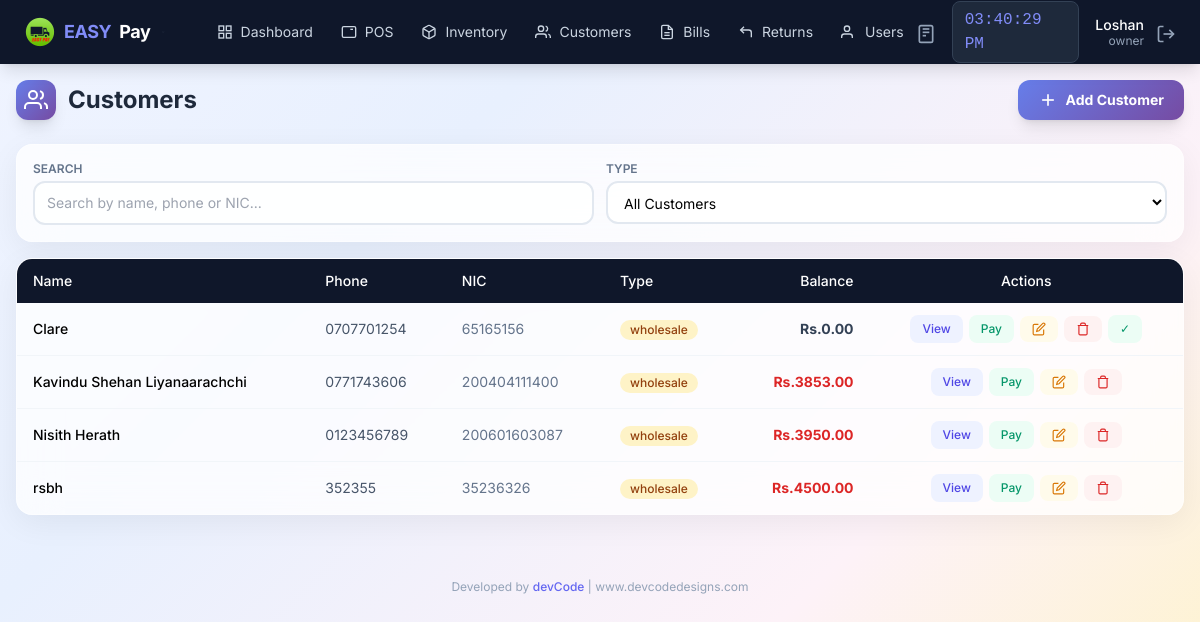
Page /customer/list (signed in) on the committed database.
### app/models/user.py (models this page shows, shortened)
class User(UserMixin, db.Model):
    __tablename__ = 'users'
    id = db.Column(db.Integer, primary_key=True)
    username = db.Column(db.String(50), unique=True, nullable=False)
    email = db.Column(db.String(120), unique=True, nullable=False)
    password_hash = db.Column(db.String(255), nullable=False)
    role = db.Column(db.String(20), default='staff')  # owner, manager, staff
    is_active = db.Column(db.Boolean, default=True)
    created_at = db.Column(db.DateTime, default=datetime.now)
    last_login = db.Column(db.DateTime)
    orders = db.relationship('Order', backref='cashier_rel', lazy=True, foreign_keys='Order.user_id')

### app/models/customer.py (models this page shows, shortened)
class Customer(db.Model):
    __tablename__ = 'customers'
    id = db.Column(db.Integer, primary_key=True)
    name = db.Column(db.String(100), nullable=False)
    phone = db.Column(db.String(20), unique=True, nullable=False)
    email = db.Column(db.String(120))
    address = db.Column(db.Text)
    nic = db.Column(db.String(20), unique=True, nullable=False)  # National ID Card - mandatory & unique
    customer_type = db.Column(db.String(20), default='retail')
    balance = db.Column(db.Float, default=0.0)
    total_purchases = db.Column(db.Float, default=0.0)
    total_paid = db.Column(db.Float, default=0.0)
    is_active = db.Column(db.Boolean, default=True)
    notes = db.Column(db.Text)
    created_at = db.Column(db.DateTime, default=datetime.now)
    updated_at = db.Column(db.DateTime, default=datetime.now, onupdate=datetime.now)
    orders = db.relationship('Order', backref='customer_rel', lazy=True)
    payments = db.relationship('Payment', backref='customer_rel', lazy=True)

### app/routes/customer.py (the view)
@customer_bp.route('/list')
@login_required
def list_customers():
    customers = Customer.query.filter_by(is_active=True).order_by(Customer.customer_type, Customer.name).all()
    return render_template('customer/list.html', customers=customers)

### app/templates/customer/list.html (shortened to what this page needs)
{% extends "base.html" %}
{% block content %}
<div class="max-w-7xl mx-auto px-2 sm:px-4 py-3 sm:py-4">
    <div class="flex flex-col sm:flex-row justify-between items-start sm:items-center gap-2 sm:gap-3 mb-4 sm:mb-6">
        <h1 class="text-lg sm:text-2xl font-bold text-slate-800 flex items-center gap-2 sm:gap-3">
            <span class="w-8 h-8 sm:w-10 sm:h-10 gradient-indigo rounded-lg sm:rounded-xl flex items-center justify-center shadow-lg flex-shrink-0">
                <svg class="w-4 h-4 sm:w-6 sm:h-6 text-white" viewBox="0 0 24 24" fill="none" stroke="currentColor" stroke-width="2">
                    <path d="M17 21v-2a4 4 0 0 0-4-4H5a4 4 0 0 0-4 4v2"></path>
                    <circle cx="9" cy="7" r="4"></circle>
                    <path d="M23 21v-2a4 4 0 0 0-3-3.87"></path>
                    <path d="M16 3.13a4 4 0 0 1 0 7.75"></path>
                </svg>
            </span>
            <span class="xs:hidden">Customers</span>
        </h1>
        <button onclick="showAddCustomer()" class="gradient-indigo text-white px-3 sm:px-5 py-2 sm:py-2.5 rounded-xl font-bold hover:opacity-90 transition flex items-center gap-1.5 sm:gap-2 shadow-lg text-xs sm:text-sm w-full sm:w-auto justify-center">
            <svg class="w-4 h-4 sm:w-5 sm:h-5" viewBox="0 0 24 24" fill="none" stroke="currentColor" stroke-width="2">
                <line x1="12" y1="5" x2="12" y2="19"></line>
                <line x1="5" y1="12" x2="19" y2="12"></line>
            </svg>
            Add Customer
        </button>
    </div>
    <div class="glass-card rounded-xl sm:rounded-2xl p-3 sm:p-4 mb-3 sm:mb-4">
        <div class="grid grid-cols-1 sm:grid-cols-2 gap-2 sm:gap-3">
            <div>
                <label class="block text-[10px] sm:text-xs font-semibold text-slate-500 uppercase mb-1">Search</label>
                <input type="text" id="custSearch" class="w-full border-2 border-slate-200 rounded-lg sm:rounded-xl px-2 sm:px-3 py-1.5 sm:py-2.5 text-xs sm:text-sm bg-white/80 focus:border-indigo-400 focus:outline-none"
                       placeholder="Search by name, phone or NIC..." onkeyup="filterTable()">
            </div>
            <div>
                <label class="block text-[10px] sm:text-xs font-semibold text-slate-500 uppercase mb-1">Type</label>
                <select id="typeFilter" class="w-full border-2 border-slate-200 rounded-lg sm:rounded-xl px-2 sm:px-3 py-1.5 sm:py-2.5 text-xs sm:text-sm bg-white/80 focus:border-indigo-400 focus:outline-none" onchange="filterTable()">
                    <option value="all">All Customers</option>
                </select>
            </div>
        </div>
    </div>
    <div class="hidden lg:block glass-card rounded-2xl overflow-hidden">
        <div class="overflow-x-auto">
            <table class="w-full text-sm" id="custTable">
                <thead>
                    <tr class="bg-slate-900 text-white">
                        <th class="px-4 py-3 text-left font-medium">Name</th>
                        <th class="px-4 py-3 text-left font-medium">Phone</th>
                        <th class="px-4 py-3 text-left font-medium">NIC</th>
                        <th class="px-4 py-3 text-left font-medium">Type</th>
                        <th class="px-4 py-3 text-right font-medium">Balance</th>
                        <th class="px-4 py-3 text-center font-medium">Actions</th>
                    </tr>
                </thead>
                <tbody class="divide-y divide-slate-100">
                    {% for customer in customers %}
                    <tr class="hover:bg-slate-50 transition customer-row" data-type="{{ customer.customer_type }}">
                        <td class="px-4 py-3 font-medium">{{ customer.name }}</td>
                        <td class="px-4 py-3 text-slate-600">{{ customer.phone }}</td>
                        <td class="px-4 py-3 text-slate-500">{{ customer.nic or '-' }}</td>
                        <td class="px-4 py-3">
                            <span class="inline-flex items-center px-2.5 py-0.5 rounded-full text-xs font-medium {{ 'bg-amber-100 text-amber-800' if customer.customer_type == 'wholesale' else 'bg-blue-100 text-blue-800' }}">
                                {{ customer.customer_type }}
                            </span>
                        </td>
                        <td class="px-4 py-3 text-right font-bold {{ 'text-red-600' if customer.balance > 0 else 'text-slate-700' }}">Rs.{{ "%.2f"|format(customer.balance) }}</td>
                        <td class="px-4 py-3">
                            <div class="flex items-center justify-center gap-1.5">
                                <button onclick="viewCustomer({{ customer.id }})" class="px-3 py-1.5 bg-indigo-50 text-indigo-600 text-xs font-medium rounded-lg hover:bg-indigo-100">View</button>
                                <button onclick="showPayment({{ customer.id }}, '{{ customer.name }}', {{ customer.balance }})" class="px-3 py-1.5 bg-emerald-50 text-emerald-600 text-xs font-medium rounded-lg hover:bg-emerald-100">Pay</button>
                                {% if current_user.role in ['owner','manager'] %}
                                <button onclick="editCustomer({{ customer.id }})" class="px-3 py-1.5 bg-amber-50 text-amber-600 text-xs font-medium rounded-lg hover:bg-amber-100">
                                    <svg class="w-3.5 h-3.5" viewBox="0 0 24 24" fill="none" stroke="currentColor" stroke-width="2"><path d="M11 4H4a2 2 0 0 0-2 2v14a2 2 0 0 0 2 2h14a2 2 0 0 0 2-2v-7"></path><path d="M18.5 2.5a2.121 2.121 0 0 1 3 3L12 15l-4 1 1-4 9.5-9.5z"></path></svg>
                                </button>
                                {% endif %}
                                {% if current_user.role in ['owner','manager'] %}
                                <button onclick="confirmDelete({{ customer.id }}, '{{ customer.name }}')" class="px-3 py-1.5 bg-red-50 text-red-600 text-xs font-medium rounded-lg hover:bg-red-100">
                                    <svg class="w-3.5 h-3.5" viewBox="0 0 24 24" fill="none" stroke="currentColor" stroke-width="2"><polyline points="3 6 5 6 21 6"></polyline><path d="M19 6v14a2 2 0 0 1-2 2H7a2 2 0 0 1-2-2V6m3 0V4a2 2 0 0 1 2-2h4a2 2 0 0 1 2 2v2"></path></svg>
                                </button>
                                {% if customer.balance == 0 %}
                                <button onclick="confirmSettle({{ customer.id }}, '{{ customer.name }}')" class="px-3 py-1.5 bg-emerald-50 text-emerald-600 text-xs font-medium rounded-lg hover:bg-emerald-100" title="Settle pending orders">✓</button>
                                {% endif %}
                                {% endif %}
                            </div>
                        </td>
                    </tr>
                    {% else %}
                    <tr><td colspan="6" class="px-4 py-8 text-center text-slate-400">No customers found</td></tr>
                    {% endfor %}
                </tbody>
            </table>
        </div>
    </div>
</div>
{% endblock %}

### app/templates/base.html (shortened to what this page needs)
<!DOCTYPE html>
<html lang="en">
<head>
    <script src="https://cdn.tailwindcss.com"></script>
</head>
<body class="bg-slate-100 min-h-screen">
    <nav class="bg-slate-900 text-white shadow-lg fixed top-0 left-0 right-0 z-50">
        <div class="flex justify-between items-center px-4 lg:px-6 h-16">
            <div class="flex items-center gap-6">
                <div class="relative">
                    <button onclick="toggleModeMenu()" class="flex items-center gap-2 text-lg font-bold tracking-tight hover:opacity-80 transition cursor-pointer">
                        <img src="{{ url_for('static', filename='img/easypay-logo.png') }}"
                            alt="EASY PAY"
                            class="w-8 h-8 object-contain">
                        <span class="text-indigo-400">EASY</span>Pay
                        <svg class="w-4 h-4 text-slate-400 ml-1" viewBox="0 0 24 24" fill="none" stroke="currentColor" stroke-width="2">
                            <polyline points="6 9 12 15 18 9"></polyline>
                        </svg>
                    </button>
                </div>
                {% if current_user.is_authenticated %}
                <div class="hidden lg:flex items-center gap-1 ml-4">
                    <a href="{{ url_for('pos.dashboard') }}" class="nav-link px-3 py-2 text-sm text-slate-300 hover:text-white flex items-center gap-2">
                        <svg class="icon-sm" viewBox="0 0 24 24" fill="none" stroke="currentColor" stroke-width="2">
                            <rect x="3" y="3" width="7" height="7"></rect><rect x="14" y="3" width="7" height="7"></rect>
                            <rect x="14" y="14" width="7" height="7"></rect><rect x="3" y="14" width="7" height="7"></rect>
                        </svg>
                        Dashboard
                    </a>
                    <a href="{{ url_for('pos.terminal') }}" class="nav-link px-3 py-2 text-sm text-slate-300 hover:text-white flex items-center gap-2">
                        <svg class="icon-sm" viewBox="0 0 24 24" fill="none" stroke="currentColor" stroke-width="2">
                            <rect x="2" y="4" width="20" height="16" rx="2"></rect>
                            <line x1="6" y1="8" x2="6" y2="8"></line><line x1="10" y1="8" x2="10" y2="8"></line>
                            <line x1="14" y1="8" x2="18" y2="8"></line>
                        </svg>
                        POS
                    </a>
                    {% if current_user.role in ['owner','manager','reviewer'] %}
                    <a href="{{ url_for('inventory.manage') }}" class="nav-link px-3 py-2 text-sm text-slate-300 hover:text-white flex items-center gap-2">
                        Inventory
                    </a>
                    {% endif %}
                    <a href="{{ url_for('customer.list_customers') }}" class="nav-link px-3 py-2 text-sm text-slate-300 hover:text-white flex items-center gap-2">
                        <svg class="icon-sm" viewBox="0 0 24 24" fill="none" stroke="currentColor" stroke-width="2">
                            <path d="M17 21v-2a4 4 0 0 0-4-4H5a4 4 0 0 0-4 4v2"></path>
                            <circle cx="9" cy="7" r="4"></circle>
                            <path d="M23 21v-2a4 4 0 0 0-3-3.87"></path>
                            <path d="M16 3.13a4 4 0 0 1 0 7.75"></path>
                        </svg>
                        Customers
                    </a>
                    <a href="{{ url_for('pos.bills') }}" class="nav-link px-3 py-2 text-sm text-slate-300 hover:text-white flex items-center gap-2">
                        <svg class="icon-sm" viewBox="0 0 24 24" fill="none" stroke="currentColor" stroke-width="2">
                            <path d="M14 2H6a2 2 0 0 0-2 2v16a2 2 0 0 0 2 2h12a2 2 0 0 0 2-2V8z"></path>
                            <polyline points="14 2 14 8 20 8"></polyline>
                            <line x1="16" y1="13" x2="8" y2="13"></line><line x1="16" y1="17" x2="8" y2="17"></line>
                        </svg>
                        Bills
                    </a>
                    <a href="{{ url_for('pos.returns') }}" class="nav-link px-3 py-2 text-sm text-slate-300 hover:text-white flex items-center gap-2">
                        <svg class="icon-sm" viewBox="0 0 24 24" fill="none" stroke="currentColor" stroke-width="2">
                            <polyline points="9 14 4 9 9 4"></polyline>
                            <path d="M20 20v-7a4 4 0 0 0-4-4H4"></path>
                        </svg>
                        Returns
                    </a>
                    {% if current_user.role in ['owner','reviewer'] %}
                    <a href="{{ url_for('auth.manage_users') }}" class="nav-link px-3 py-2 text-sm text-slate-300 hover:text-white flex items-center gap-2">
                        <svg class="icon-sm" viewBox="0 0 24 24" fill="none" stroke="currentColor" stroke-width="2">
                            <path d="M17 21v-2a4 4 0 0 0-4-4H5a4 4 0 0 0-4 4v2"></path>
                            <circle cx="9" cy="7" r="4"></circle>
                        </svg>
                        Users
                    </a>
                    {% endif %}
                </div>
                {% endif %}
            </div>
            {% if current_user.is_authenticated %}
            <div class="flex items-center gap-4">
                <a href="calc:" class="text-slate-400 hover:text-indigo-400 transition" title="Calculator">
                    <svg class="icon" viewBox="0 0 24 24" fill="none" stroke="currentColor" stroke-width="2">
                        <rect x="4" y="2" width="16" height="20" rx="2"></rect>
                        <line x1="8" y1="6" x2="16" y2="6"></line>
                        <line x1="8" y1="10" x2="16" y2="10"></line>
                        <line x1="8" y1="14" x2="12" y2="14"></line>
                    </svg>
                </a>
                <span id="liveClock" class="hidden sm:block text-base font-mono bg-slate-800 px-3 py-1.5 rounded-lg text-indigo-400 border border-slate-700"></span>
                <div class="flex items-center gap-3">
                    <div class="hidden sm:block text-right">
                        <p class="text-sm font-medium leading-tight">{{ current_user.username|capitalize }}</p>
                        <p class="text-xs text-slate-400 leading-tight">{{ current_user.role }}</p>
                    </div>
                    <a href="{{ url_for('auth.logout') }}" class="text-slate-400 hover:text-red-400 transition" title="Logout">
                        <svg class="icon" viewBox="0 0 24 24" fill="none" stroke="currentColor" stroke-width="2">
                            <path d="M9 21H5a2 2 0 0 1-2-2V5a2 2 0 0 1 2-2h4"></path>
                            <polyline points="16 17 21 12 16 7"></polyline>
                            <line x1="21" y1="12" x2="9" y2="12"></line>
                        </svg>
                    </a>
                </div>
            </div>
            {% endif %}
        </div>
    </nav>
    <div class="pt-16 pb-20 lg:pb-4">
        {% block content %}{% endblock %}
        <footer class="max-w-7xl mx-auto px-4 py-4 text-center text-xs text-slate-400 mt-8">
            Developed by <a href="https://www.devcodedesigns.com" target="_blank" class="text-indigo-500 hover:text-indigo-700 font-medium">devCode</a> | www.devcodedesigns.com
        </footer>
    </div>
</body>
</html>

### rows in the picture
User: username "Loshan", role "owner"
Customer: name "Clare", phone "0707701254", nic "65165156", customer_type "wholesale", balance "0.00"
Customer: name "Kavindu Shehan Liyanaarachchi", phone "0771743606", nic "200404111400", customer_type "wholesale", balance "3853.00"
Customer: name "Nisith Herath", phone "0123456789", nic "200601603087", customer_type "wholesale", balance "3950.00"
Customer: name "rsbh", phone "352355", nic "35236326", customer_type "wholesale", balance "4500.00"
